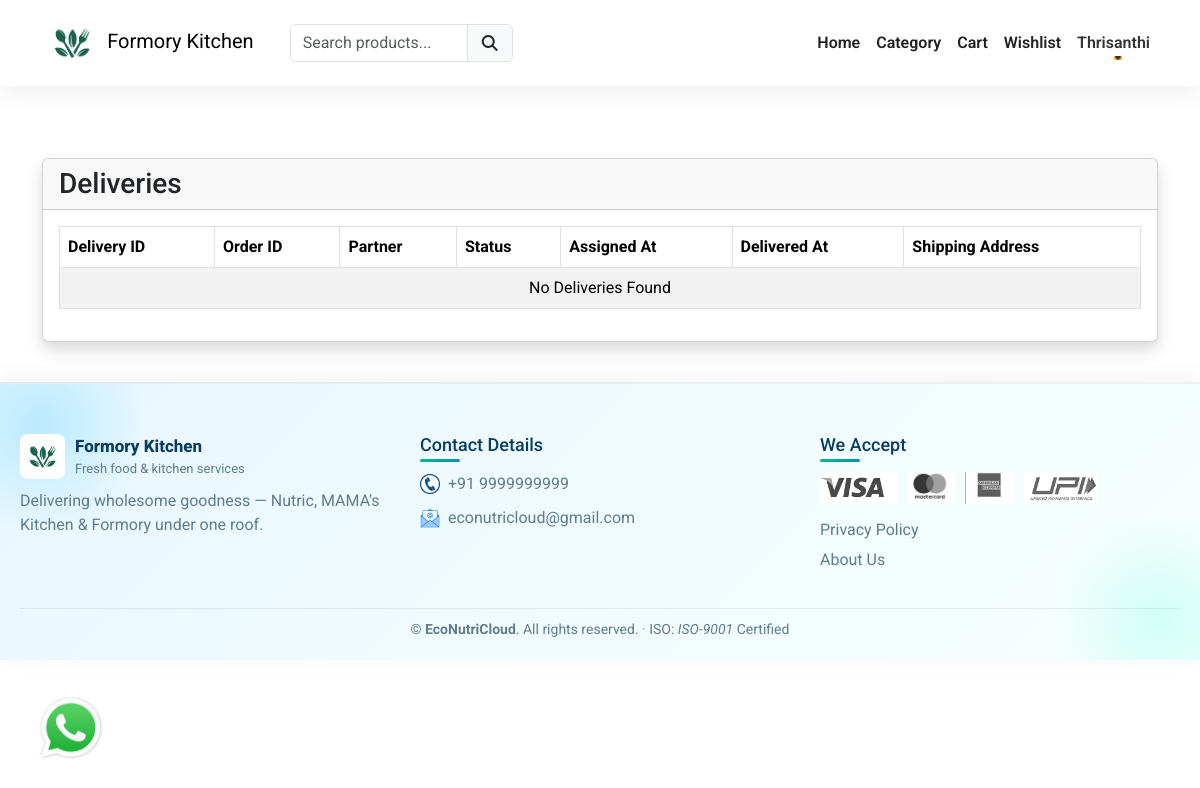
Before: /deliveries/ (signed in) with the older database file.
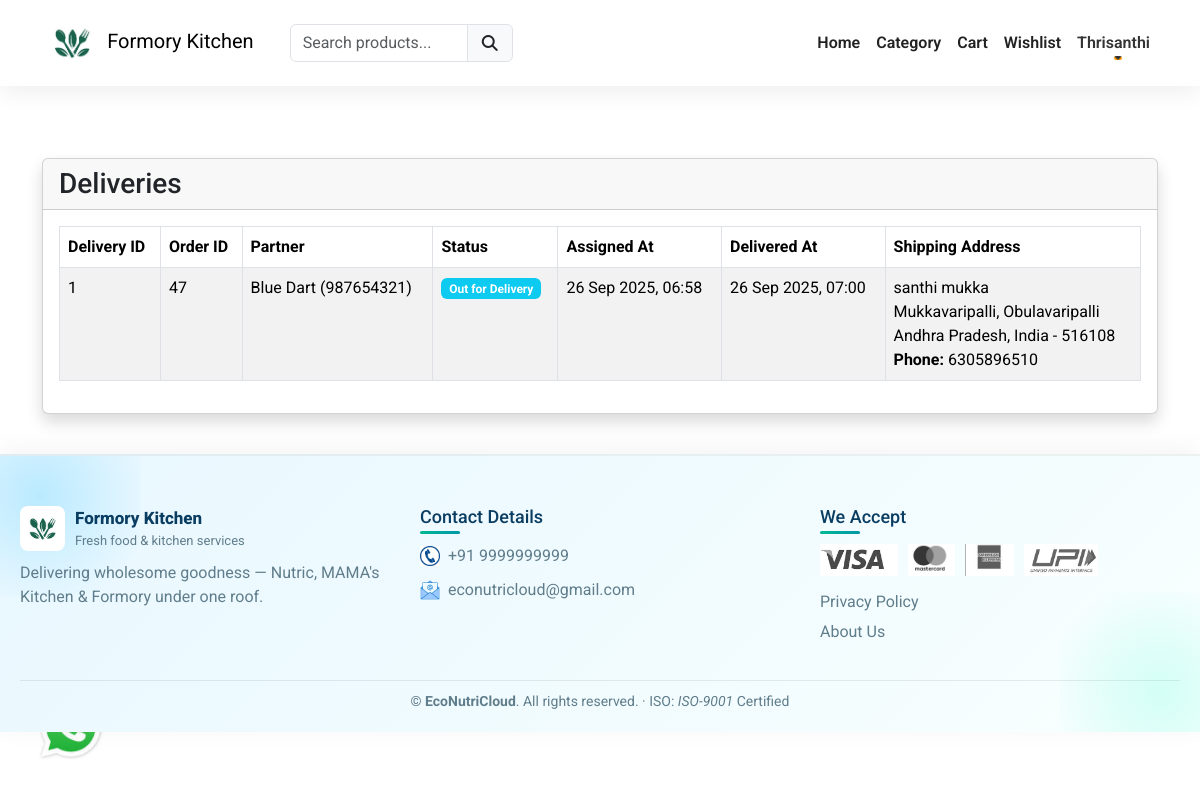
After: the same page with the newer database file.
### formoryapp/models.py (models this page shows, shortened)
class Delivery(models.Model):
    order = models.OneToOneField(Order, on_delete=models.CASCADE, related_name="delivery")
    partner = models.ForeignKey(DeliveryPartner, on_delete=models.SET_NULL, null=True, blank=True, related_name="deliveries")
    assigned_at = models.DateTimeField(auto_now_add=True)
    delivered_at = models.DateTimeField(null=True, blank=True)
    delivery_status_choices = (
        ('Assigned', 'Assigned'),
        ('Out for Delivery', 'Out for Delivery'),
        ('Delivered', 'Delivered'),
        ('Failed', 'Failed'),
    )
    status = models.CharField(max_length=50, choices=delivery_status_choices, default='Assigned')
    remarks = models.TextField(null=True, blank=True)

class Order(models.Model):
    user = models.ForeignKey(User,on_delete=models.CASCADE)
    fname = models.CharField(max_length=150,null=False)
    lname = models.CharField(max_length=150,null=False)
    email = models.CharField(max_length=150,null=False)
    phone = models.CharField(max_length=150,null=False)
    address = models.TextField(null=False)
    city = models.CharField(max_length=150,null=False)
    state = models.CharField(max_length=150,null=False)
    country = models.CharField(max_length=150,null=False)
    pincode = models.CharField(max_length=150,null=False)
    total_price = models.FloatField(null=False)
    payment_mode = models.CharField(max_length=150,null=False)
    payment_id = models.CharField(max_length=250,null=True)
    razorpay_order_id = models.CharField(max_length=250, null=True, blank=True)  # add this field
    orderstatus = (
        ('Pending','Pending'),
        ('Out for Shipping','Out for Shipping'),
        ('Completed','Completed'),
    )
    status = models.CharField(max_length=150,choices=orderstatus,default='Paid')
    message = models.TextField(null=True)
    tracking_no = models.CharField(max_length=150,null=True)
    created_at = models.DateTimeField(auto_now_add=True)
    updated_at = models.DateTimeField(auto_now=True)

class DeliveryPartner(models.Model):
    name = models.CharField(max_length=150, null=False, blank=False)
    phone = models.CharField(max_length=20, null=False, blank=False)
    status_choices = (
        ('Available', 'Available'),
        ('Busy', 'Busy'),
        ('Inactive', 'Inactive'),
    )
    status = models.CharField(max_length=50, choices=status_choices, default='Available')
    created_at = models.DateTimeField(auto_now_add=True)

### formoryapp/controller/orders.py (the view)
# urls.py: path("deliveries/", orders.delivery_list, name="delivery_list"),
@login_required(login_url='loginpage')
def delivery_list(request):
    deliveries = Delivery.objects.select_related("order", "partner").all()
    return render(request, "delivery_list.html", {"deliveries": deliveries})

### formoryapp/templates/delivery_list.html
{% extends "main.html" %}
{% block content %}
<div class="py-3" style="background-color:9dd99ff">
    <div class="container">
        <a class="text-white" href="{% url 'formoryhome' %}">Home/</a>
        <a class="text-white" href="{% url 'delivery_list' %}">Deliveries/</a>
    </div>
</div>
<div class="container mt-3">
    <div class="row">
        <div class="col-md-12">
            <div class="card shadow">
                <div class="card-header">
                    <h3 class="mb-0">Deliveries</h3>
                </div>
                <div class="card-body">
                    <div class="table-responsive">
                        <table class="table table-bordered table-striped">
                            <thead>
                                <tr>
                                    <th>Delivery ID</th>
                                    <th>Order ID</th>
                                    <th>Partner</th>
                                    <th>Status</th>
                                    <th>Assigned At</th>
                                    <th>Delivered At</th>
                                    <th>Shipping Address</th>
                                </tr>
                            </thead>
                            <tbody>
                                {% if deliveries %}
                                    {% for d in deliveries %}
                                        <tr>
                                            <td>{{ d.id }}</td>
                                            <td>{{ d.order.id }}</td>
                                            <td>
                                                {% if d.partner %}
                                                    {{ d.partner.name }} ({{ d.partner.phone }})
                                                {% else %}
                                                    <span class="text-muted">Not Assigned</span>
                                                {% endif %}
                                            </td>
                                            <td>
                                                {% if d.status == "Delivered" %}
                                                    <span class="badge bg-success">{{ d.status }}</span>
                                                {% elif d.status == "Out for Delivery" %}
                                                    <span class="badge bg-info">{{ d.status }}</span>
                                                {% elif d.status == "Failed" %}
                                                    <span class="badge bg-danger">{{ d.status }}</span>
                                                {% else %}
                                                    <span class="badge bg-warning text-dark">{{ d.status }}</span>
                                                {% endif %}
                                            </td>
                                            <td>{{ d.assigned_at|date:"d M Y, H:i" }}</td>
                                            <td>
                                                {% if d.delivered_at %}
                                                    {{ d.delivered_at|date:"d M Y, H:i" }}
                                                {% else %}
                                                    <span class="text-muted">Pending</span>
                                                {% endif %}
                                            </td>
                                            <td>
                                                {{ d.order.fname }} {{ d.order.lname }}<br>
                                                {{ d.order.address }}, {{ d.order.city }}<br>
                                                {{ d.order.state }}, {{ d.order.country }} - {{ d.order.pincode }}<br>
                                                <strong>Phone:</strong> {{ d.order.phone }}
                                            </td>
                                        </tr>
                                    {% endfor %}
                                {% else %}
                                    <tr>
                                        <td colspan="7" class="text-center">No Deliveries Found</td>
                                    </tr>
                                {% endif %}
                            </tbody>
                        </table>
                    </div>
                </div>
            </div>
        </div>
    </div>
</div>
{% endblock content %}

### formoryapp/templates/main.html (shortened to what this page needs)
{% load static %}
<!DOCTYPE html>
<html lang="en">
<head>
    <link href="https://cdn.jsdelivr.net/npm/bootstrap@5.3.8/dist/css/bootstrap.min.css" rel="stylesheet">
    <link rel="stylesheet" href="{% static 'css/custom.css' %}">
    <link rel="stylesheet" href="{% static 'css/owl.carousel.min.css' %}">
    <link rel="stylesheet" href="{% static 'css/owl.theme.default.min.css' %}">
    <link rel="stylesheet" href="https://cdnjs.cloudflare.com/ajax/libs/font-awesome/7.0.1/css/all.min.css" />
    <link rel="stylesheet" href="//cdn.jsdelivr.net/npm/alertifyjs@1.14.0/build/css/alertify.min.css"/>
    <link rel="stylesheet" href="//cdn.jsdelivr.net/npm/alertifyjs@1.14.0/build/css/themes/default.min.css"/>
    <link rel="stylesheet" href="https://code.jquery.com/ui/1.14.1/themes/base/jquery-ui.css">
</head>
<body>
    {% include "navbar.html" %}
    {% block content %}
    {% endblock content %}
    <a href="https://wa.me/+916305896510?text=I'm%20interested%20in%20to%chat" target="_blank" class="whatsapp-chat"><img src="{% static '/images/whatsapp.jpg' %}" alt="WhatsApp" style="width: 70px;"></a>
    {% include "footer.html" %}
</body>
</html>

### formoryapp/templates/navbar.html (shortened to what this page needs)
{% load static %}                                                                                                                                                                                               {% load static %}
<nav class="navbar navbar-expand-lg bg-body-tertiary">
<div class="container">
<a class="navbar-brand logo" href="{% url 'formoryhome' %}">
<img src="{% static 'images/formory_kitchen.jpg' %}" alt="Formory Logo" style="height: 60px; width: auto;">
      Formory Kitchen
</a>
    <div class="search-bar">
<form action="{% url 'searchproduct' %}" method="POST">
<div class="input-group">
<input type="search" required class="form-control" name="productsearch" id="searchproducts" placeholder="Search products...">
<button type="submit" class="input-group-text"><i class="fa fa-search"></i></button>
</div>
</form>
</div>
    <div class="collapse navbar-collapse" id="navbarNavDropdown">
<ul class="navbar-nav ms-auto">
<li class="nav-item">
<a class="nav-link {% if request.resolver_match.url_name == 'home' %} active {% endif %}" href="{% url 'mainhome' %}">Home</a>
</li>
<li class="nav-item">
<a class="nav-link {% if request.resolver_match.url_name == 'category' %} active {% endif %}" href="{% url 'category' %}">Category</a>
</li>
<li class="nav-item">
<a class="nav-link {% if request.resolver_match.url_name == 'cart' %} active {% endif %}" href="{% url 'cart' %}">Cart</a>
</li>
<li class="nav-item">
<a class="nav-link {% if request.resolver_match.url_name == 'wishlist' %} active {% endif %}" href="{% url 'wishlist' %}">Wishlist</a>
</li>
        {% if request.user.is_authenticated %}
<li class="nav-item dropdown">
<a class="nav-link dropdown-toggle" id="userDropdown" role="button" data-bs-toggle="dropdown" aria-expanded="false">
            {{ request.user }}
</a>
</li>
        {% endif %}
</ul>
</div>
</div>
</nav>

### formoryapp/templates/footer.html (shortened to what this page needs)
{% load static %}
<footer>
<div class="footer-grid" role="contentinfo" aria-label="Footer">
<div>
<div style="display:flex; gap:10px; align-items:center;">
<div class="brand-mark">
<img src="{% static 'images/formory_kitchen.jpg' %}" alt="Formory Kitchen Logo"
               style="width:45px; height:45px; object-fit:cover; border-radius:8px;">
</div>
<div>
<div style="font-weight:800; font-size:17px; color:#0a3d62;">Formory Kitchen</div>
<div style="font-size:13px; color:#607d8b;">Fresh food & kitchen services</div>
</div>
</div>
<p style="color:#607d8b; margin-top:10px; line-height:1.5;">
        Delivering wholesome goodness — Nutric, MAMA's Kitchen & Formory under one roof.
</p>
</div>
<div>
<h4>Contact Details</h4>
<div class="contacts-info" style="margin-top:10px; display:flex; flex-direction:column; gap:10px;">
<div style="display:flex; align-items:center; gap:8px;">
<img src="{% static 'images/phone.png' %}" alt="Phone" style="height:20px; width:20px;">
<span style="color:#607d8b;">+91 9999999999</span>
</div>
<div style="display:flex; align-items:center; gap:8px;">
<img src="{% static 'images/email.png' %}" alt="Email" style="height:20px; width:20px;">
<span style="color:#607d8b;">econutricloud@gmail.com</span>
</div>
</div>
</div>
<div>
<h4>We Accept</h4>
<div class="payments" style="margin-top:10px;">
<img src="{% static 'images/visa.png' %}" alt="Visa">
<img src="{% static 'images/mastercard.png' %}" alt="Mastercard">
<img src="{% static 'images/amex.jpg' %}" alt="Amex">
<img src="{% static 'images/upi.png' %}" alt="UPI">
</div>
      <div style="margin-top:14px;">
<a class="footer-link" href="{% url 'privacypolicy' %}">Privacy Policy</a>
<a class="footer-link" href="{% url 'aboutus' %}">About Us</a>
</div>
</div>
  </div>
<div class="copyright">
    © {{ now|date:"Y" }} <strong>EcoNutriCloud</strong>. All rights reserved. · ISO: <em>ISO-9001</em> Certified
</div>
</footer>

### formoryapp/static/css/custom.css (style rules this page uses)
.whatsapp-chat { position: fixed; bottom: 05% !important; left: 03% !important; }
.search-bar { width: 20% !important; margin-left: 20px !important; }

### formoryapp/templates/main.html (style rules this page uses)
* { font-family:'Roboto',sans-serif; }
a { text-decoration:none; color:#000; }

### formoryapp/templates/navbar.html (style rules this page uses)
.navbar { background: rgba(255, 255, 255, 0.9) !important; backdrop-filter: blur(12px); box-shadow: 0 4px 25px rgba(0, 0, 0, 0.08); position: sticky; top: 0; z-index: 1030; font-family: "Poppins", sans-serif; }
.navbar-nav .nav-link { color: #222 !important; font-weight: 600; font-size: 1rem; padding: 10px 18px; transition: all 0.3s ease; position: relative; }
.navbar-nav .nav-link::after { content: ""; position: absolute; left: 50%; bottom: 5px; width: 0; height: 2px; background: #ff9800; transition: all 0.3s ease; transform: translateX(-50%); border-radius: 10px; }
.nav-item.dropdown { position: relative; }
.nav-item.dropdown > .nav-link { color: #333 !important; font-weight: 600; transition: all 0.3s ease; display: flex; align-items: center; cursor: pointer; }

### formoryapp/templates/footer.html (style rules this page uses)
footer { margin-top: 40px; background: linear-gradient(135deg, #e8f7ff 0%, #f8fffe 100%); padding: 50px 20px 20px; border-top: 2px solid rgba(0, 0, 0, 0.05); box-shadow: 0 -4px 25px rgba(0, 0, 0, 0.05); position: relative; overflow: hidden; }
footer::before { content: ""; position: absolute; top: -60px; left: -60px; width: 200px; height: 200px; background: radial-gradient(circle, rgba(0,180,255,0.2) 0%, transparent 80%); animation: floatGradient 8s ease-in-out infinite; }
footer::after { content: ""; position: absolute; bottom: -60px; right: -60px; width: 200px; height: 200px; background: radial-gradient(circle, rgba(0,255,200,0.15) 0%, transparent 80%); animation: floatGradient 10s ease-in-out infinite reverse; }
.footer-grid { max-width: 1200px; margin: 0 auto; display: grid; grid-template-columns: repeat(auto-fit, minmax(260px, 1fr)); gap: 40px; z-index: 2; position: relative; }
.footer-grid h4 { margin-bottom: 10px; font-size: 18px; color: #0a3d62; position: relative; }
.footer-grid h4::after { content: ""; display: block; width: 40px; height: 3px; background: linear-gradient(90deg, #00b894, #0097a7); margin-top: 4px; border-radius: 2px; }
.footer-links a, .footer-link { display: block; color: #607d8b; text-decoration: none; margin-bottom: 6px; transition: all 0.3s ease; }
.payments { display: flex; gap: 10px; align-items: center; flex-wrap: wrap; }
.payments img { height: 32px; width: auto; transition: all 0.3s ease; filter: grayscale(100%); }
.contacts-info div { transition: all 0.3s ease; }
.brand-mark img { animation: floatIcon 4s ease-in-out infinite alternate; }
.copyright { max-width: 1200px; margin: 30px auto 0; text-align: center; color: #607d8b; font-size: 14px; border-top: 1px solid rgba(0,0,0,0.08); padding-top: 10px; animation: fadeIn 2s ease forwards; }

Changed rows visible on the page:
added Delivery: id "1", order.id "47", partner.name "Blue Dart", partner.phone "987654321", status "Out for Delivery", assigned_at "26 Sep 2025, 06:58", delivered_at "26 Sep 2025, 07:00", order.fname "santhi", order.lname "mukka", order.address "Mukkavaripalli", order.city "Obulavaripalli", order.state "Andhra Pradesh", order.country "India", order.pincode "516108", order.phone "6305896510"
Other visible differences:
text no longer shown: "No Deliveries Found"
